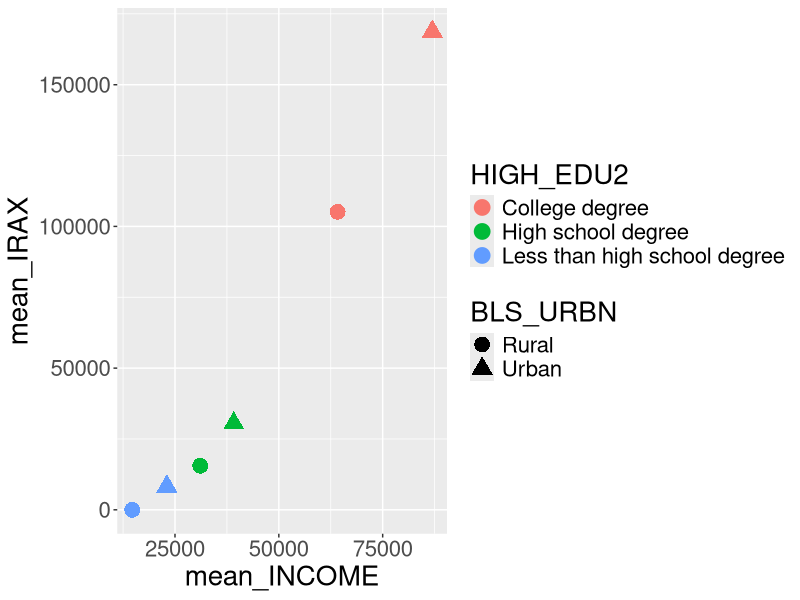

Reproduce this figure in R. (Note: this script raises an error after producing the figure.)
## ---- chunk 1
#| include: false
#| warning: false
#| message: false
# Some global options still not available in quarto
 knitr::opts_chunk$set(fig.align = 'center')
library(knitr)
library(tidyverse)
theme_update(text = element_text(size = 20))
## ---- chunk 2
#| message: true
#| warning: true
# Load necessary packages
library(tidyverse)
## ---- chunk 3
library(tidyverse)

ce_raw <- read_csv("data/fmli.csv", 
                 na = c("NA", "."))
glimpse(ce_raw)
## ---- chunk 4
ce <- ce_raw %>%
  select(NEWID, PRINEARN, FINCBTAX,
         BLS_URBN, HIGH_EDU, TOTEXPCQ, IRAX)
dim(ce)
## ---- chunk 5
ce <- ce %>%
  mutate(YEARLY_EXP = TOTEXPCQ*4)
ce
## ---- chunk 6
ce_sub <- ce %>%
  filter(YEARLY_EXP > 0, BLS_URBN == 1, HIGH_EDU != "00")
ce_sub
## ---- chunk 7
ce_sub <- ce %>%
  filter(YEARLY_EXP > 0, (BLS_URBN == 1 | HIGH_EDU != "00"))
ce_sub
## ---- chunk 8
count(ce, BLS_URBN)

## ---- chunk 9
ce <- ce %>%
  mutate(BLS_URBN = case_when(
    BLS_URBN == 1 ~ "Urban",
    BLS_URBN == 2 ~ "Rural"
  ))
count(ce, BLS_URBN)
## ---- chunk 10
count(ce, HIGH_EDU)
ce <- ce %>%
  mutate(HIGH_EDU = as.numeric(HIGH_EDU))
count(ce, HIGH_EDU)
## ---- chunk 11
ce <- ce %>%
  mutate(HIGH_EDU2 = case_when(
    is.na(HIGH_EDU) ~ NA,
    HIGH_EDU <= 11 ~ "Less than high school degree",
    between(HIGH_EDU, 12, 13) ~ "High school degree",
    HIGH_EDU >= 14 ~ "College degree"
  ))
count(ce, HIGH_EDU2)
## ---- chunk 12
ce <- ce %>%
  rename(INCOME = FINCBTAX)
ce
## ---- chunk 13
ce %>%
  group_by(BLS_URBN) %>%
  summarize(mean_INCOME = mean(INCOME),
            mean_IRAX = mean(IRAX),
            households = n())
## ---- chunk 14
ce_aggressive <- ce_raw %>%
  na.omit()
ce_aggressive
## ---- chunk 15
ce_moderate <- ce %>%
  drop_na(IRAX, INCOME, BLS_URBN) %>%
  group_by(BLS_URBN) %>%  
  summarize(mean_INCOME = mean(INCOME),
            mean_IRAX = mean(IRAX),
            households = n())

ce_moderate
## ---- chunk 16
ce_light <- ce %>%
  group_by(BLS_URBN) %>%
  summarize(mean_INCOME = mean(INCOME, na.rm = TRUE),
            mean_IRAX = mean(IRAX, na.rm = TRUE), 
            households = n())

ce_light
## ---- chunk 17
ce %>%
  group_by(BLS_URBN, HIGH_EDU2) %>%
  summarize(mean_INCOME = mean(INCOME, na.rm = TRUE),
            mean_IRAX = mean(IRAX, na.rm = TRUE), 
            households = n()) %>%
  arrange(mean_IRAX)
## ---- chunk 18
#| output-location: column
ce %>%
  group_by(BLS_URBN, HIGH_EDU2) %>%
  summarize(mean_INCOME = mean(INCOME, na.rm = TRUE),
            mean_IRAX = mean(IRAX, na.rm = TRUE), 
            households = n()) %>%
  ggplot(mapping = aes(x = mean_INCOME,
                       y = mean_IRAX, 
                       shape = BLS_URBN,
                       color = HIGH_EDU2)) +
  geom_point(size = 5) 
## ---- chunk 19
fmli <- read_csv("data/fmli.csv", 
                 na = c("NA", ".")) %>%
  select(NEWID, PRINEARN, FINCBTAX,
         BLS_URBN, HIGH_EDU)
memi <- read_csv("data/memi.csv", 
                 na = c("NA", ".")) %>%
  select(NEWID, MEMBNO, AGE, SEX, EARNTYPE)
## ---- chunk 20
fmli

## ---- chunk 21
memi
## ---- chunk 22
class(fmli$NEWID)
class(memi$NEWID)
class(fmli$PRINEARN)
class(memi$MEMBNO)
## ---- chunk 23
fmli <- mutate(fmli, PRINEARN = as.integer(PRINEARN))
class(fmli$PRINEARN)
class(memi$MEMBNO)
## ---- chunk 24
staff <- data.frame(member = c("Prof McConville", "Lety", "Kate",
                               "Thor", "Mally", "Dylan", "Nick"),
                 Year = c(2006, 2024, 2023, 2025, 2025, 2025, 2025),
                 Food = c("tikka masala", "chicken wings", "sushi",
                          "Sun HUDS Brunch", "quesadillas",
                          "shepards pie", "burgers"),
                 Neighborhood = c("Somerville", "River Central", "Quad", 
                                  "River East", "River Central",
                                  "Quad", "River Central"))
housing <- data.frame(Neighborhoods = c("Yard", "River East",
                                        "River Central", "River West",
                                        "Quad"),
                      Steps = c(75, 600, 450, 1100, 1200))
## ---- chunk 25
staff
housing
## ---- chunk 26
staff_new <- left_join(staff, housing)
staff_new
## ---- chunk 27
staff_new <- left_join(staff, housing, join_by("Neighborhood" == "Neighborhoods"))
staff_new
## ---- chunk 28
staff_housing <- inner_join(staff, housing, join_by("Neighborhood" == "Neighborhoods"))
staff_housing
## ---- chunk 29
staff_housing <- full_join(staff, housing, join_by("Neighborhood" == "Neighborhoods"))
staff_housing
## ---- chunk 30
fmli_small <- filter(fmli, NEWID %in% c("03530051",
                                        "03327224",
                                        "03324324",
                                        "03324244"))
fmli_small
## ---- chunk 31
memi_small <- filter(memi, NEWID %in% c("03530051",
                                        "03327224",
                                        "03324324",
                                        "03324244"))
memi_small
## ---- chunk 32
left_join(fmli_small, memi_small) 
## ---- chunk 33
left_join(fmli_small, memi_small, join_by("PRINEARN" == "MEMBNO"))
## ---- chunk 34
count(fmli_small, PRINEARN)
count(memi_small, MEMBNO)
## ---- chunk 35
left_join(fmli_small, memi_small, join_by("NEWID" == "NEWID", "PRINEARN" == "MEMBNO"))
## ---- chunk 36
inner_join(fmli_small, memi_small, join_by("NEWID" == "NEWID", "PRINEARN" == "MEMBNO"))
## ---- chunk 37
full_join(fmli_small, memi_small, join_by("NEWID" == "NEWID", "PRINEARN" == "MEMBNO"))
## ---- chunk 38
fmli <- left_join(fmli, memi, join_by("NEWID" == "NEWID", "PRINEARN" == "MEMBNO"))
